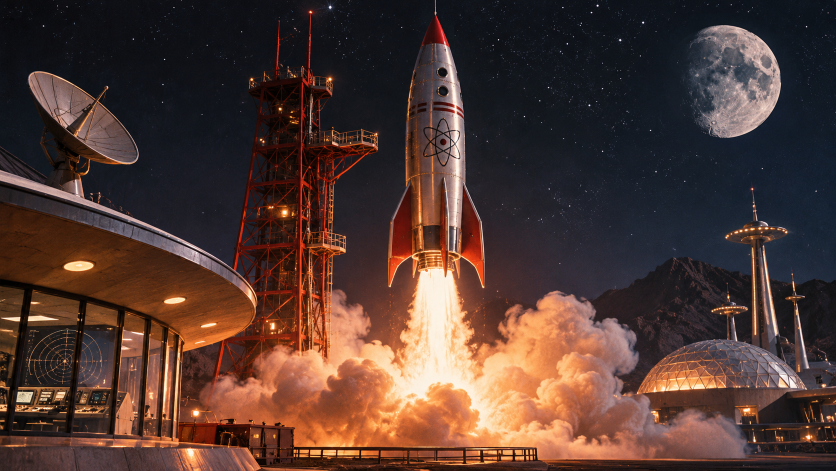
#> input picture biblioteca/fondos/cuatro/01.png, 1672 x 941 px, given in place of ., which was not available (shown at 1/2 size)
$ python -i teoria_figuras.py   (imports and definitions only)
#> lines starting #> are read from the running program, lines starting #| are printed output that depends on the picture
### generador.py
#!/usr/bin/env python3
"""Generador de videos Guerra de Peludos.
Uso:  python3 generador.py guion.json salida.mp4
Lee el guion (ver README.md); "marca" elige la página (carpeta marcas/), genera la voz latina, la música, los efectos,
anima al Bulldog y al gato y entrega un MP4 vertical 1080x1920 listo para Reels/TikTok.
"""
import json, math, os, subprocess, sys, tempfile, wave
from functools import lru_cache
import numpy as np, soundfile as sf
from PIL import Image, ImageDraw, ImageFont, ImageFilter

KIT = os.path.dirname(os.path.abspath(__file__))
MARCA_DIR = os.path.join(KIT, "marcas", "guerra-de-peludos")
A = lambda f: os.path.join(MARCA_DIR, f)
BRAND = {}
W, H, FPS = 1080, 1920, 30
SR = 22050
VOICE = os.environ.get("VOICE", os.path.join(KIT, "voz", "es_MX-claude-high.onnx"))

def font_path(name):
#> called with name = 'Poppins-Bold'
    for p in [f"/usr/share/fonts/truetype/google-fonts/{name}.ttf", os.path.join(KIT, "fonts", f"{name}.ttf")]:
        if os.path.exists(p): return p
    return "/usr/share/fonts/truetype/dejavu/DejaVuSans-Bold.ttf"
FB, FM = font_path("Poppins-Bold"), font_path("Poppins-Medium")
F = lambda s: ImageFont.truetype(FB, s)
FR = lambda s: ImageFont.truetype(FM if os.path.exists(FM) else FB, s)

TEAM = {}
CHAR = {}
# [11 lines left out: function load_brand, not called in this run]
WHITE, DARK = (255, 255, 255), (18, 16, 28)

# ------------------------------------------------------------------ helpers
def clamp(x, a=0.0, b=1.0): return max(a, min(b, x))
def ease_out(t): t = clamp(t); return 1 - (1 - t) ** 3
def ease_back(t):
    t = clamp(t); c1 = 1.70158; c3 = c1 + 1
    return 1 + c3 * (t - 1) ** 3 + c1 * (t - 1) ** 2
def prog(t, s, d): return clamp((t - s) / d)

# [35 lines left out: functions gradient, paw, star, wrap, text_layer, not called in this run]

def fit_size(text, size, maxw):
    while size > 30 and ImageDraw.Draw(Image.new("RGBA", (1, 1))).textlength(text, font=F(size)) > maxw: size -= 4
    return size

# [14 lines left out: functions put, pill, not called in this run]

def fade(c, t, dur, d=.25, col=DARK):
    a = ease_out(prog(t, dur - d, d))
    if a > 0: c.alpha_composite(Image.new("RGBA", (W, H), col + (int(255 * a),)))

# ------------------------------------------------------------------ characters (talking + blink)
@lru_cache(maxsize=None)
def _src(kind): return Image.open(A(CHAR[kind]["src"])).convert("RGBA")

# [41 lines left out: function _frame, not called in this run]

@lru_cache(maxsize=None)
def character(kind, size, level=0.0, blink=False):
    return _frame(kind, round(level * 5) / 5, bool(blink)).resize((size, size), Image.LANCZOS)

# ------------------------------------------------------------------ audio
# [106 lines left out: functions tts_engine, sfx, music, not called in this run]

def _add(buf, clip, at):
    i = int(at * SR)
    if i < len(buf): buf[i:i + len(clip)] += clip[:len(buf) - i]

# ------------------------------------------------------------------ build plan from guion
# [419 lines left out: function build, not called in this run]

# [2 lines that do not run on import are left out]

### explicativo/teoria_figuras.py
"""Comics Store · Teorías con FIGURAS REALES de la tienda + animaciones (estilo dinámico).
Las figuras son fotos de Fernando (recortadas). Todo lo demás se dibuja en código: sin personajes dibujados."""
import os, sys, math, random
from functools import lru_cache
HERE = os.path.dirname(os.path.abspath(__file__)); sys.path.insert(0, HERE); sys.path.insert(0, os.path.dirname(HERE))
from PIL import Image, ImageDraw, ImageFilter, ImageFont, ImageChops
import numpy as np
import lib
from lib import W, H, F, eo, eio, eb, pr, mix, clamp
import motor

HZ = lib.HORIZONTAL
FIG_DIR = os.environ.get("FIG_DIR", "/home/claude/strange/fig2")
KIT = os.path.dirname(HERE)
VERDE = (60, 255, 120); NARANJA = (255, 150, 40); MORADO = (150, 90, 255); ROJO = (255, 60, 70); AZUL = (80, 150, 255); ORO = (255, 200, 70)

# Entrada fija de la línea gamer (superhéroes, videojuegos, reseñas). La frase de "historias enterradas" es SOLO para terror.
INTRO_GAMER = ("Bienvenido a Comics Store. Aquí hablamos de héroes, villanos y videojuegos como nadie te los ha contado. Empecemos.", {"comics", "store", "héroes", "videojuegos"})

def P(v, h):  # elige coordenadas según formato
    return h if HZ else v

# ------------------------------------------------------------------ utilidades rápidas
# [5 lines left out: function _glow_sprite, not called in this run]

def glow(c, x, y, r, col, a=150):
    r = max(4, int(r)); sp = _glow_sprite(r, tuple(col), int(a)); c.alpha_composite(sp, (int(x - sp.width / 2), int(y - sp.height / 2))) if -sp.width < x < W + sp.width else None

# [32 lines left out: functions place, _paste_clip, texto, chip, not called in this run]

def flash(c, t, dur=.18, col=(255, 255, 255), fuerza=180):
    if t < dur:
        c.alpha_composite(Image.new("RGBA", (W, H), tuple(col) + (int(fuerza * (1 - t / dur)),)))

# [13 lines left out: functions shake, glitch, not called in this run]

def zoom(img, t, d, z0=1.0, z1=1.1, dx=0, dy=0):
    return lib.camera(img, t, d, z0, z1, dx, dy)

def vineta(c, fuerza=170):
    v = _vineta_cache(fuerza); c.alpha_composite(v)

# [5 lines left out: function _vineta_cache, not called in this run]

# ------------------------------------------------------------------ fondo cósmico (cacheado + estrellas vivas)
PALETAS = {
    "mistico": [(0, (14, 8, 40)), (.5, (52, 22, 96)), (1, (10, 6, 28))],
    "doom": [(0, (4, 18, 14)), (.55, (14, 60, 40)), (1, (4, 10, 10))],
    "thanos": [(0, (20, 8, 40)), (.5, (70, 30, 90)), (1, (16, 6, 24))],
    "azul": [(0, (6, 12, 40)), (.55, (20, 40, 110)), (1, (6, 8, 24))],
    "rojo": [(0, (30, 4, 10)), (.55, (90, 16, 30)), (1, (16, 4, 8))],
}
NEB = {"mistico": [MORADO, NARANJA, AZUL], "doom": [VERDE, (20, 120, 90), (40, 200, 160)], "thanos": [MORADO, ORO, (200, 60, 160)],
       "azul": [AZUL, (120, 200, 255), MORADO], "rojo": [ROJO, NARANJA, MORADO]}

# [14 lines left out: function _base, not called in this run]

STARS = [(random.Random(i).uniform(0, 1), random.Random(i + 99).uniform(0, 1), random.Random(i + 7).uniform(0, 6.3), random.Random(i + 3).uniform(1.5, 3.5)) for i in range(60)]

# [8 lines left out: function cosmos, not called in this run]

PARTS = [(random.Random(i).uniform(0, 1), random.Random(i + 5).uniform(0, 1), random.Random(i + 9).uniform(.3, 1.2), random.Random(i + 1).uniform(2, 6)) for i in range(45)]
# [12 lines left out: functions particulas, _fig, not called in this run]

COLOR_FIG = {"doom": VERDE, "strange": (255, 165, 40), "thanos": (180, 90, 255), "iron": ORO, "cap": (70, 140, 255), "loki": (170, 255, 60),
             "thor": (120, 200, 255), "wolverine": (255, 220, 40), "magneto": (235, 60, 200), "xavier": (170, 120, 255), "reed": (60, 210, 255),
             "cuatro": (60, 210, 255), "cosa": (255, 140, 40), "hulk": (110, 255, 70), "wanda": (255, 50, 90), "antorcha": (255, 120, 30), "sue": (130, 210, 255), "namor": (40, 230, 190),
             "surfer": (200, 225, 255), "panther": (170, 90, 255), "galactus": (255, 60, 170), "mefisto": (255, 40, 40), "yelena": (150, 230, 200), "gambit": (255, 70, 170), "ciclope": (255, 70, 60),
             "blackbolt": (190, 170, 255), "bestia": (90, 130, 255), "molecula": (220, 60, 230), "annihilus": (150, 255, 80), "topo": (90, 210, 110), "franklin": (60, 170, 255), "futuro": (60, 170, 255), "nightcrawler": (70, 110, 255), "mistica": (80, 210, 255), "tormenta": (235, 240, 255), "rogue": (120, 230, 60), "fenix": (255, 120, 30), "jean": (255, 90, 170)}
def color_de(nombre, defecto=VERDE):
    return COLOR_FIG.get(nombre.split("_")[0], defecto)

# [93 lines left out: functions _neon, figura, _anillo, mandala, hilos, contador_futuros and 1 more, not called in this run]

def _iso(cx, cy, s, i, j): return (cx + (i - j) * s, cy + (i + j) * s * .55)

# [134 lines left out: functions ajedrez, pieza, dominos, _textura_parches, planeta, comic and 5 more, not called in this run]

@lru_cache(maxsize=1)
def _logo():
    return Image.open(os.path.join(KIT, "marcas", "comics-store", "logo.png")).convert("RGBA")

# [23 lines left out: functions barra_suscribir, rayos_velocidad, not called in this run]

# ------------------------------------------------------------------ narrador (presentador encapuchado, set neón)
_TOMAS = {}
# [14 lines left out: function _tomas, not called in this run]

def _actividad(files):
    """Movimiento de boca/cabeza por cuadro (diferencia en la zona de la cara). Devuelve índices de cuadros 'hablando'."""
#> called with files = '../biblioteca/fondos/cuatro/01.png'
    import numpy as np
    x0, x1, y0, y1 = (.40, .60, .22, .50) if HZ else (.36, .64, .22, .42)
    g = []
    for fp in files:
        im = Image.open(fp).convert("L"); w, h = im.size
#> after `im = Image.open(fp).convert('L')`:
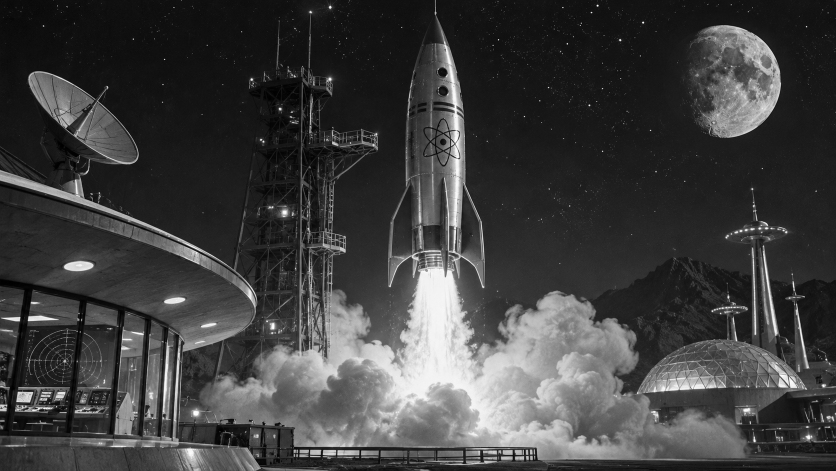
#> im: PIL image 1672x941 L (shown at 1/2 size); min 0, max 255, mean 63.2
#> after `w, h = im.size`: w = 1672; h = 941
#> pass 3 of the loop in _actividad, `for fp in files:`:
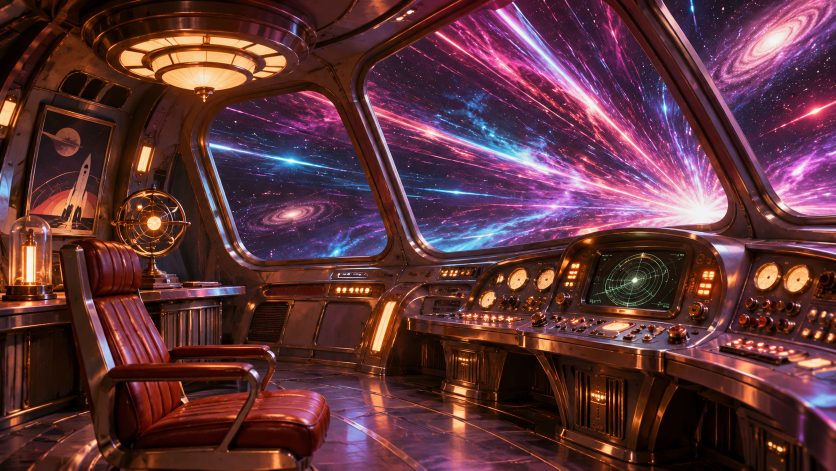
#> input picture biblioteca/fondos/cuatro/02.png, 1672 x 941 px, given in place of , which was not available (shown at 1/2 size)
#> in _actividad, `im = Image.open(fp).convert('L')`:
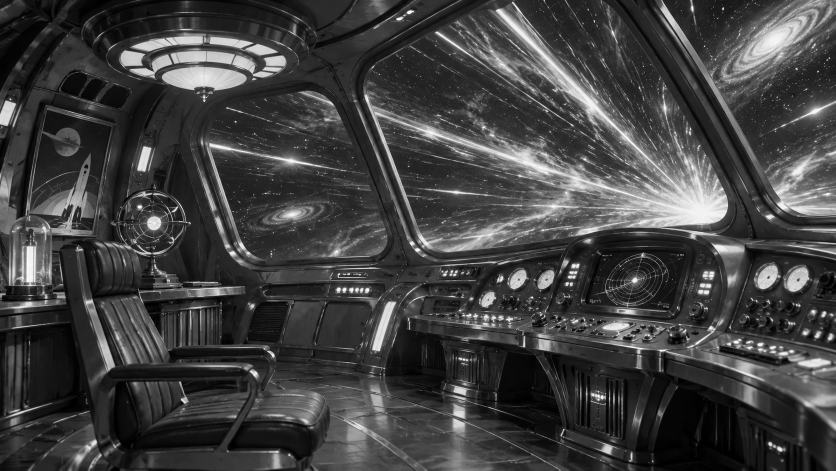
#> im: PIL image 1672x941 L (shown at 1/2 size); min 0, max 255, mean 64.7
#> the loop made 5 passes; the first 3 are shown
        g.append(np.asarray(im.crop((int(w * x0), int(h * y0), int(w * x1), int(h * y1))).resize((96, 96)), dtype=np.float32))
    n = len(g); a = np.zeros(n)
    for k in range(3, n): a[k] = np.abs(g[k] - g[k - 3]).mean()
    a[:3] = a[3] if n > 3 else 0
    a = np.convolve(a, np.ones(9) / 9, "same")
    thr = np.percentile(a, 40); act = a > thr
    # tramos hablando de al menos 0,8 s
    idx = []; k = 0
    while k < n:
        if act[k]:
            e = k
            while e < n and act[e]: e += 1
            if e - k >= 24: idx.extend(range(k, e))
            k = e
        else: k += 1
    return idx or list(range(n))

# [10 lines left out: function _partir_cortes, not called in this run]

_NV = {}
# [162 lines left out: functions _narrador_gamer, _planificar_suave, _planificar_v2, not called in this run]

_LIP = {}
# [44 lines left out: functions _lipsync_cuadro, narrador_escena, not called in this run]

# ------------------------------------------------------------------ fábrica de escenas
def S(nombre, f):
    f.__name__ = nombre; return f

def fx_final(c, t, d, pal):
    vineta(c, 160); return c

#> (the run stopped early here; a loop or call above may not have finished)
